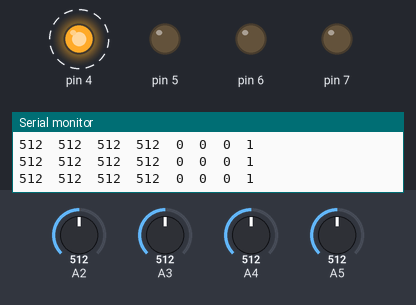
Bench run of a sketch on a simulated Arduino Uno, built with avr-gcc and run on an emulated ATmega328P. Parts: output pins drawn as LEDs (lit = HIGH), the last lines printed to the serial monitor. Dashed ring = blinking. The inputs (shaded band) are chosen by the test bench; at power-on: A5 = 512, A4 = 512, A3 = 512, A2 = 512.

Above: at 1.29 s.
1.3 s: A5 set to 792
4.3 s: A5 set to 811
At 4.55 s:
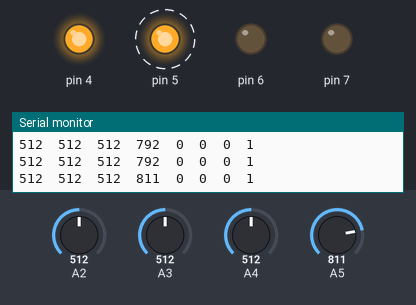
7.3 s: A4 set to 787
10.3 s: A4 set to 816
At 10.38 s:
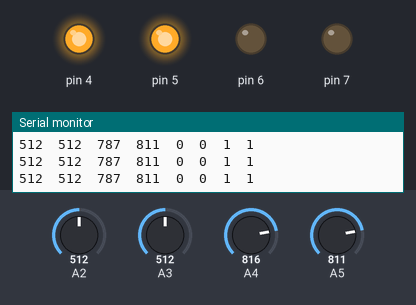
13.3 s: A3 set to 783
16.3 s: A3 set to 811
At 16.34 s:
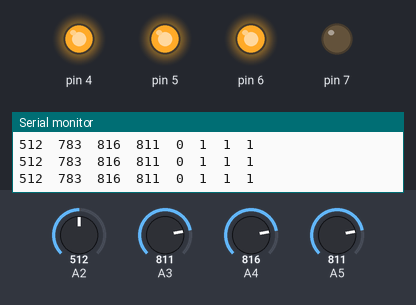
At 20.24 s:
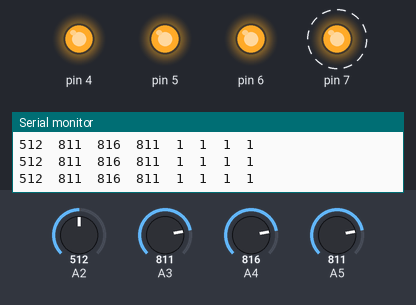
Timing chart, 0 to 20.3 s (numbered marks = the images above; inputs shaded):
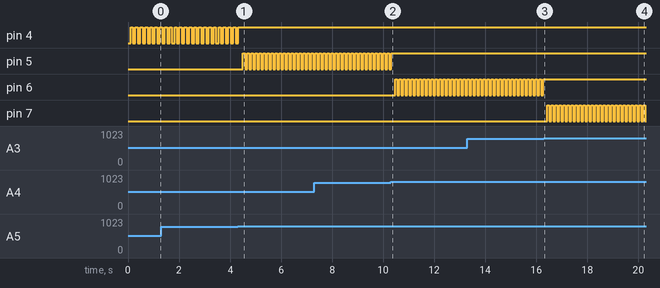

The sketch:

Pianotiles_Final.ino
```cpp
void setup()
{
  pinMode(4,OUTPUT);
  digitalWrite(4,LOW);
  pinMode(5,OUTPUT);
  digitalWrite(5,LOW);
  pinMode(6,OUTPUT);
  digitalWrite(6,LOW);
  pinMode(7,OUTPUT);
  digitalWrite(7,LOW);
  Serial.begin(9600);
}

int delay1 = 80;
int delay2 = 100;

int count =0;
void loop()
{
  count = count +1;
  if(count==25)
  {
    delay1 = 70;
    delay2 = 75;
  }

  if(analogRead(A5)<800) // in black
  {
    digitalWrite(4, LOW);
    delay(delay2);
    digitalWrite(4, HIGH);
    delay(delay1);

  }
  else if(analogRead(A4)<800)
  {
    digitalWrite(5, LOW);
    delay(delay2);
    digitalWrite(5, HIGH);
    delay(delay1);
  }
  else if(analogRead(A3)<800)
  {
    digitalWrite(6, LOW);
    delay(delay2);
    digitalWrite(6, HIGH);
    delay(delay1);
  }
  else if(analogRead(A2)<800)
  {
    digitalWrite(7, LOW);
    delay(delay2);
    digitalWrite(7, HIGH);
    delay(delay1);
  }
  delay(10);
  Serial.print("\n");
  Serial.print(analogRead(A2));
  Serial.print("\t");
  Serial.print(analogRead(A3));
  Serial.print("\t");
  Serial.print(analogRead(A4));
  Serial.print("\t");
  Serial.print(analogRead(A5));
   Serial.print("\t");
  Serial.print(digitalRead(7));
   Serial.print("\t");
  Serial.print(digitalRead(6));
   Serial.print("\t");
  Serial.print(digitalRead(5));
   Serial.print("\t");
  Serial.print(digitalRead(4));
}
```

Measured:
- the behaviour switches between 799 and 800 on A5 (found by bisection; images 0 and 1)
- the behaviour switches between 799 and 800 on A4 (found by bisection; images 1 and 2)
- the behaviour switches between 799 and 800 on A3 (found by bisection; images 2 and 3)
- after the input at 4.3 s, pin 4: goes on until 4.3 s, then stays HIGH; pin 5: alternates HIGH for 0.08 s and LOW for 0.08 s, starting after 0.21 s
- after the input at 10.3 s, pin 5: goes on until 10.3 s, then stays HIGH; pin 6: alternates HIGH for 0.08 s and LOW for 0.08 s, starting after 0.17 s
- after the input at 16.3 s, pin 6: stops changing and stays HIGH; pin 7: alternates HIGH for 0.08 s and LOW for 0.08 s, starting after 0.12 s
- by itself, pin 4: alternates HIGH for 0.09 s and LOW for 0.10 s
